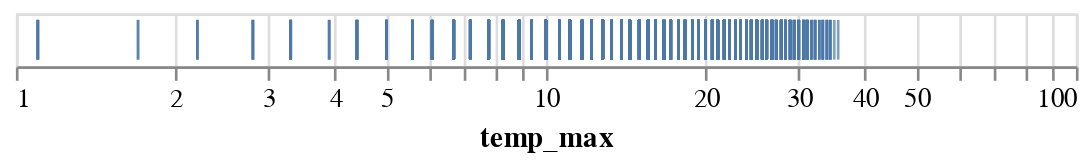

Notebook code for this chart:
### Markdown cell above
### Tick Plot with a Log Scale

### Code cell
show(
    data(["temp_max"], df=weather_data_positive),
    {
        "view": [
            {
                "mark": [
                    {
                        "type": "tick",
                        "encoding": [{"channel": "x", "field": "temp_max"}],
                    }
                ],
                "scale": [{"channel": "x", "type": "log"}],
            }
        ]
    },
    df=weather_data_positive,
)

### Figure 1 — Vega-Lite specification as saved in the notebook (floating-point values rounded to 4 significant figures; data arrays with more than 128 entries replaced by an {"elided": "..."} marker saying what was removed)
{"config": {"view": {"continuousWidth": 400, "continuousHeight": 300}}, "data": {"name": "data-47d6dab1ce3be86458246a81e0e8f25b"}, "mark": "tick", "encoding": {"x": {"field": "temp_max", "scale": {"type": "log"}, "type": "quantitative"}}, "$schema": "https://vega.github.io/schema/vega-lite/v4.17.0.json", "datasets": {"data-47d6dab1ce3be86458246a81e0e8f25b": {"elided": "1456 records"}}}
